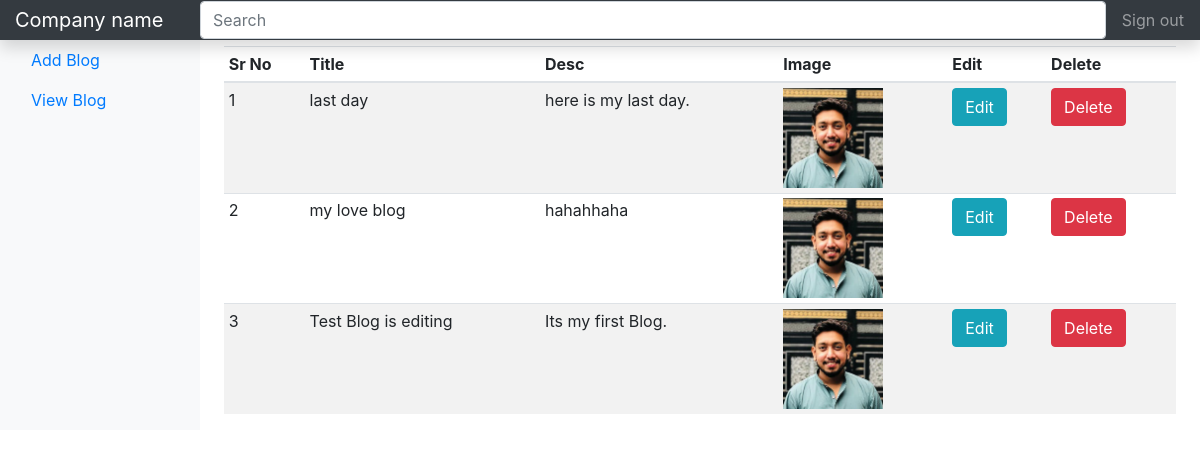
The page /index.php/admin/blog on the database its author committed.
### tables this page shows
CREATE TABLE `articles` (
  `blogid` int(11) NOT NULL,
  `blogTitle` varchar(255) DEFAULT NULL,
  `blogDescription` text DEFAULT NULL,
  `blogImage` varchar(300) DEFAULT NULL,
  `status` tinyint(1) NOT NULL DEFAULT 1,
  `createdTime` timestamp NOT NULL DEFAULT current_timestamp(),
  `updatedTime` timestamp NOT NULL DEFAULT current_timestamp() ON UPDATE current_timestamp()
);

### application/controllers/admin/Blog.php (called while the page is built, shortened)
<?php
class Blog extends CI_Controller {
	public function index()
	{
		$query = $this->db->query("SELECT * FROM `articles` ORDER BY blogid DESC");
		$data['result'] = $query->result_array();
		$this->load->view('adminpanel/viewblog',$data);
	}
}

### index.php (called while the page is built, shortened)
<?php
require_once BASEPATH.'core/CodeIgniter.php';

### application/views/adminpanel/viewblog.php (the view, shortened to what this page needs)
<?php $this->load->view("adminpanel/header"); ?>
    <main role="main" class="col-md-9 ml-sm-auto col-lg-10 px-4">
      <h2>View Blog</h2>
      <div class="table-responsive">
        <table class="table table-striped table-sm">
          <thead>
            <tr>
              <th>Sr No</th>
              <th>Title</th>
              <th>Desc</th>
              <th>Image</th>
              <th>Edit</th>
              <th>Delete</th>
            </tr>
          </thead>
          <tbody>
          	<?php
          	if ($result) {
          		$counter=1;
          		foreach ($result as $key => $value) {
          			echo "<tr>
			              <td>".$counter."</td>
			              <td>".$value['blogTitle']."</td>
			              <td>".$value['blogDescription']."</td>
			              <td><img src='".base_url().$value['blogImage']."' class='img-fluid' width='100'></td>
			              <td><a class=\"btn btn-info\" href='".base_url().'admin/blog/editblog/'.$value['blogid']."'>Edit</a></td>
			              <td><a class=\"btn delete btn-danger\" href='#.' data-id='".$value['blogid']."'>Delete</a></td>
			            </tr>";
			            $counter++;
          		}
          	}
          	else{
          		echo "<tr><td colspan='6'>No Records found</td><tr>";
          	}
          	 ?>
          </tbody>
        </table>
      </div>
    </main>
  </div>
</div>
<?php $this->load->view('adminpanel/footer.php'); ?>

### application/views/adminpanel/header.php (shortened to what this page needs)
<!doctype html>
<html lang="en">
  <head>
    <link rel="stylesheet" href="https://stackpath.bootstrapcdn.com/bootstrap/4.4.1/css/bootstrap.min.css">
    <link rel="stylesheet" type="text/css" href="https://getbootstrap.com/docs/4.4/examples/dashboard/dashboard.css">
  </head>
  <body>
    <nav class="navbar navbar-dark fixed-top bg-dark flex-md-nowrap p-0 shadow">
  <a class="navbar-brand col-sm-3 col-md-2 mr-0" href="#">Company name</a>
  <input class="form-control form-control-dark w-100" type="text" placeholder="Search" aria-label="Search">
  <ul class="navbar-nav px-3">
    <li class="nav-item text-nowrap">
      <a class="nav-link" href="<?= base_url().'admin/login/logout' ?>">Sign out</a>
    </li>
  </ul>
</nav>
<div class="container-fluid">
  <div class="row">
    <nav class="col-md-2 d-none d-md-block bg-light sidebar">
      <div class="sidebar-sticky">
        <ul class="nav flex-column">
          <li class="nav-item">
            <a class="nav-link active" href="<?= base_url().'admin/dashboard' ?>">
            </a>
          </li>
          <li class="nav-item">
            <a class="nav-link" href="<?= base_url().'admin/blog/addblog' ?>">
              Add Blog
            </a>
          </li>
          <li class="nav-item">
            <a class="nav-link" href="<?= base_url().'admin/blog/' ?>">
              View Blog
            </a>
          </li>
        </ul>
      </div>
    </nav>

### application/views/adminpanel/footer.php (shortened to what this page needs)
  </body>
</html>

### rows shown on the page
articles: blogTitle "last day", blogDescription "here is my last day.", blogImage (picture)
articles: blogTitle "my love blog", blogDescription "hahahhaha", blogImage (picture)
articles: blogTitle "Test Blog is editing", blogDescription "Its my first Blog.", blogImage (picture)
